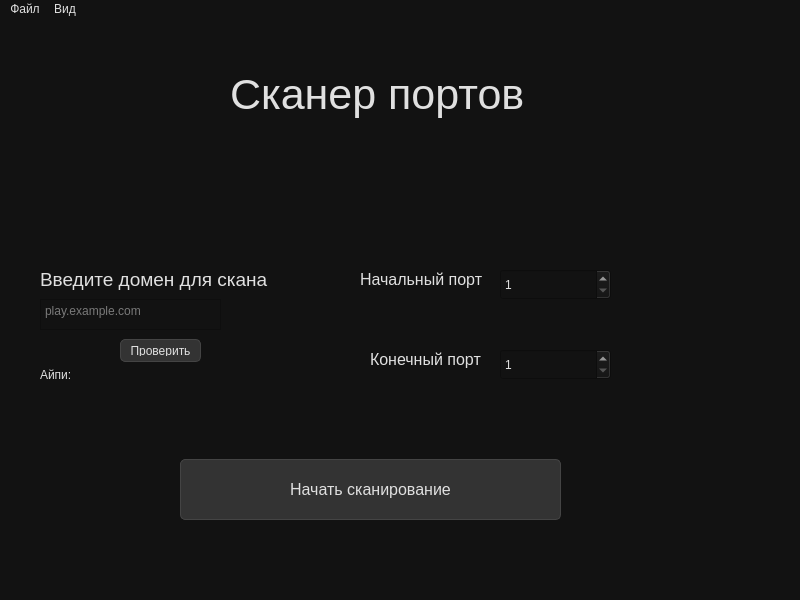
<?xml version="1.0" encoding="UTF-8"?>
<ui version="4.0">
 <class>window</class>
 <widget class="QMainWindow" name="window">
  <property name="geometry">
   <rect>
    <x>0</x>
    <y>0</y>
    <width>800</width>
    <height>600</height>
   </rect>
  </property>
  <property name="windowTitle">
   <string>PortScanner</string>
  </property>
  <property name="styleSheet">
   <string notr="true">    QWidget {
		background-color: #121212; /* Тёмный фон окна */
    	color: #E0E0E0; /* Светлый текст */
}

QLabel {
    color: #E0E0E0; /* Белый текст */
}

QPushButton {
    background-color: #333333; /* Тёмно-серый фон */
    color: #E0E0E0; /* Белый текст */
    border: 1px solid #444444; /* Серый контур */
    border-radius: 5px;
    padding: 5px 10px;
}

QPushButton:hover {
    background-color: #444444; /* Светлее при наведении */
}

QPushButton:pressed {
    background-color: #222222; /* Темнее при нажатии */
}</string>
  </property>
  <widget class="QWidget" name="centralwidget">
   <widget class="QPushButton" name="start_scanBtn">
    <property name="geometry">
     <rect>
      <x>180</x>
      <y>440</y>
      <width>381</width>
      <height>61</height>
     </rect>
    </property>
    <property name="font">
     <font>
      <family>Arial</family>
      <pointsize>12</pointsize>
     </font>
    </property>
    <property name="text">
     <string>Начать сканирование</string>
    </property>
   </widget>
   <widget class="QSpinBox" name="minPort">
    <property name="geometry">
     <rect>
      <x>500</x>
      <y>250</y>
      <width>111</width>
      <height>31</height>
     </rect>
    </property>
    <property name="minimum">
     <number>1</number>
    </property>
    <property name="maximum">
     <number>99999</number>
    </property>
   </widget>
   <widget class="QSpinBox" name="spinBox">
    <property name="geometry">
     <rect>
      <x>500</x>
      <y>330</y>
      <width>111</width>
      <height>31</height>
     </rect>
    </property>
    <property name="sizePolicy">
     <sizepolicy hsizetype="Maximum" vsizetype="Fixed">
      <horstretch>0</horstretch>
      <verstretch>0</verstretch>
     </sizepolicy>
    </property>
    <property name="minimum">
     <number>1</number>
    </property>
    <property name="maximum">
     <number>99999</number>
    </property>
   </widget>
   <widget class="QLabel" name="label">
    <property name="geometry">
     <rect>
      <x>230</x>
      <y>50</y>
      <width>321</width>
      <height>51</height>
     </rect>
    </property>
    <property name="font">
     <font>
      <family>Arial</family>
      <pointsize>32</pointsize>
     </font>
    </property>
    <property name="text">
     <string>Сканер портов</string>
    </property>
   </widget>
   <widget class="QLabel" name="startportlabel">
    <property name="geometry">
     <rect>
      <x>360</x>
      <y>250</y>
      <width>131</width>
      <height>21</height>
     </rect>
    </property>
    <property name="font">
     <font>
      <family>Arial</family>
      <pointsize>12</pointsize>
     </font>
    </property>
    <property name="text">
     <string>Начальный порт</string>
    </property>
   </widget>
   <widget class="QLabel" name="endportlabel">
    <property name="geometry">
     <rect>
      <x>370</x>
      <y>330</y>
      <width>121</width>
      <height>21</height>
     </rect>
    </property>
    <property name="font">
     <font>
      <family>Arial</family>
      <pointsize>12</pointsize>
     </font>
    </property>
    <property name="text">
     <string>Конечный порт</string>
    </property>
   </widget>
   <widget class="QLabel" name="EnterDomain">
    <property name="geometry">
     <rect>
      <x>40</x>
      <y>250</y>
      <width>231</width>
      <height>21</height>
     </rect>
    </property>
    <property name="font">
     <font>
      <family>Arial</family>
      <pointsize>14</pointsize>
     </font>
    </property>
    <property name="text">
     <string>Введите домен для скана</string>
    </property>
   </widget>
   <widget class="QLabel" name="ipofdomain">
    <property name="geometry">
     <rect>
      <x>40</x>
      <y>346</y>
      <width>161</width>
      <height>20</height>
     </rect>
    </property>
    <property name="text">
     <string>Айпи: </string>
    </property>
   </widget>
   <widget class="QPlainTextEdit" name="plainTextEdit">
    <property name="geometry">
     <rect>
      <x>40</x>
      <y>280</y>
      <width>181</width>
      <height>31</height>
     </rect>
    </property>
    <property name="sizePolicy">
     <sizepolicy hsizetype="Fixed" vsizetype="Fixed">
      <horstretch>0</horstretch>
      <verstretch>0</verstretch>
     </sizepolicy>
    </property>
    <property name="placeholderText">
     <string>play.example.com</string>
    </property>
   </widget>
   <widget class="QPushButton" name="checkDomain">
    <property name="geometry">
     <rect>
      <x>120</x>
      <y>320</y>
      <width>81</width>
      <height>23</height>
     </rect>
    </property>
    <property name="text">
     <string>Проверить</string>
    </property>
   </widget>
  </widget>
  <widget class="QMenuBar" name="menubar">
   <property name="geometry">
    <rect>
     <x>0</x>
     <y>0</y>
     <width>800</width>
     <height>21</height>
    </rect>
   </property>
   <widget class="QMenu" name="menu">
    <property name="title">
     <string>Файл</string>
    </property>
   </widget>
   <widget class="QMenu" name="menu_2">
    <property name="title">
     <string>Вид</string>
    </property>
   </widget>
   <addaction name="menu"/>
   <addaction name="menu_2"/>
  </widget>
  <widget class="QStatusBar" name="statusbar"/>
 </widget>
 <resources/>
 <connections/>
</ui>
